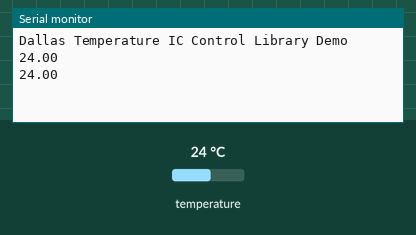
Bench run of a sketch on a simulated ESP8266 (NodeMCU). On the bench: the last lines printed to the serial monitor. The test bench sets the inputs (shaded band); at power-on: temperature 24 °C.

Above: at 3.3 s.
3.4 s: temperature set to 12 °C
At 5.3 s:
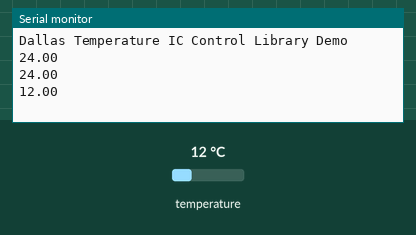
5.9 s: temperature set to 19 °C
At 6.6 s:
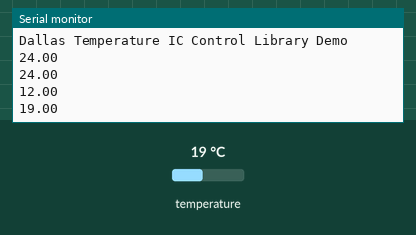
Timing chart, 0 to 8.9 s (numbered marks = the images above; inputs shaded):
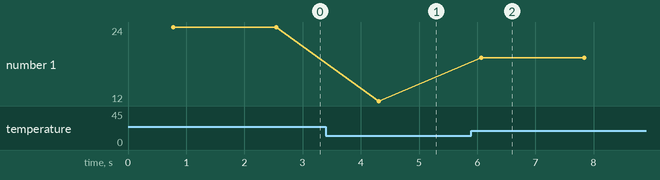

Measured:
- after the input at 3.4 s, the serial monitor: prints a new line after 0.91 s (image 1)
- after the input at 5.9 s, the serial monitor: prints a new line after 0.17 s (image 2)
- plotted number 1: 24 → 12 after the input at 3.4 s, 12 → 19 after the input at 5.9 s

The sketch:

DS1820_simple.ino
```cpp
// Include the libraries we need
#include <ESP8266WiFi.h>
#include <OneWire.h>
#include <DallasTemperature.h>

// Data wire is plugged into D5 on ESP
#define ONE_WIRE_BUS D5

// Setup a oneWire instance to communicate with any OneWire devices (not just Maxim/Dallas temperature ICs)
OneWire oneWire(ONE_WIRE_BUS);

// Pass our oneWire reference to Dallas Temperature.
DallasTemperature sensors(&oneWire);

/*
 * The setup function. We only start the sensors here
 */
void setup(void)
{
  // start serial port
  Serial.begin(115200);
  Serial.println("Dallas Temperature IC Control Library Demo");

  // Start up the library
  sensors.begin();
}

/*
 * Main function, get and show the temperature
 */
void loop(void)
{
  // call sensors.requestTemperatures() to issue a global temperature
  // request to all devices on the bus
  //Serial.print("Requesting temperatures...");
  sensors.requestTemperatures(); // Send the command to get temperatures
  //Serial.println("DONE");
  // After we got the temperatures, we can print them here.
  // We use the function ByIndex, and as an example get the temperature from the first sensor only.
  //Serial.print("Temperature for the device 1 (index 0) is: ");
  Serial.println(sensors.getTempCByIndex(0));
  delay(1000);
}
```
